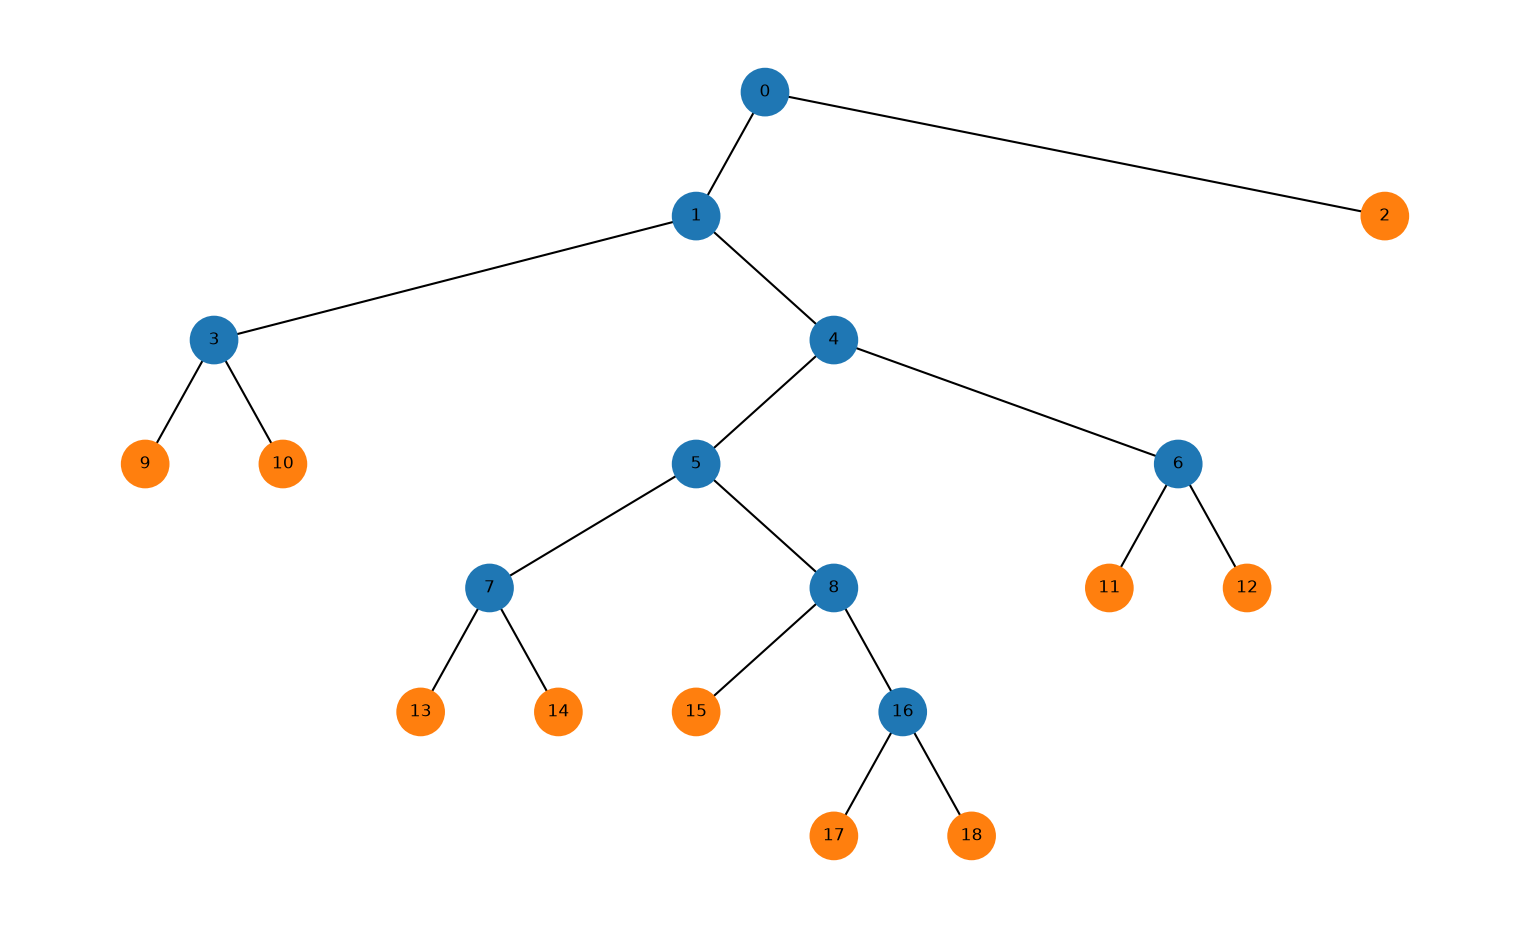

This figure's Python source:
import os
import random

import networkx as nx
import numpy as np
import matplotlib.pyplot as plt
from network_lab_tda.tda_analysis import harmonic_cycle


def build_bifurcating_tree(n_leaves: int, seed: int | None = None) -> nx.DiGraph:
    """Random bifurcating tree grown by repeatedly splitting a random leaf into two children."""
    rng = random.Random(seed)
    G = nx.DiGraph()
    G.add_node(0)
    leaves = [0]
    next_id = 1
    while len(leaves) < n_leaves:
        parent = rng.choice(leaves)
        leaves.remove(parent)
        child1, child2 = next_id, next_id + 1
        next_id += 2
        G.add_edge(parent, child1, length=1)
        G.add_edge(parent, child2, length=1)
        leaves.extend([child1, child2])
    return G


def _hierarchy_pos(G: nx.DiGraph, root):
    """x from in-order leaf position, y from depth below root."""
    pos = {}

    def leaf_count(n):
        children = list(G.successors(n))
        return 1 if not children else sum(leaf_count(c) for c in children)

    def assign(n, x_left, x_right, depth):
        pos[n] = ((x_left + x_right) / 2, -depth)
        children = list(G.successors(n))
        total = sum(leaf_count(c) for c in children)
        cursor = x_left
        for c in children:
            frac = leaf_count(c) / total
            assign(c, cursor, cursor + frac * (x_right - x_left), depth + 1)
            cursor += frac * (x_right - x_left)

    assign(root, 0, 1, 0)
    return pos


def distance_matrix(G: nx.DiGraph):
    """All-pairs distance, weighted by each edge's 'length' attribute."""
    undirected = G.to_undirected()
    nodes = sorted(undirected.nodes())
    index = {node: i for i, node in enumerate(nodes)}
    dist = np.zeros((len(nodes), len(nodes)))
    for u, lengths in nx.all_pairs_dijkstra_path_length(undirected, weight="length"):
        for v, d in lengths.items():
            dist[index[u], index[v]] = d
    return dist, nodes


def find_harmonic_cycles(dist_matrix, nodes, log_path="bifurcating_tree_cycles/rip.json"):
    os.makedirs(os.path.dirname(log_path), exist_ok=True)
    hc = harmonic_cycle(dist_matrix, cycle_dim=1, sim_log=True, log_path=log_path)
    hc.run_harmonics(threshold=float('inf'), save=True)
    cycles = hc.log["harmonic_cycles"]
    print(f"{len(cycles)} harmonic cycle(s) found")
    for i, cycle in enumerate(cycles):
        cycle_nodes = sorted({nodes[idx] for edge in cycle["edges"] for idx in edge["simplex"]})
        print(f"  cycle {i}: birth={cycle['birth']:.4f} death={cycle['death']} n_edges={len(cycle['edges'])} nodes={cycle_nodes}")
    return cycles


def plot_tree(G: nx.DiGraph, root=0, out_path: str = "bifurcating_tree.png"):
    pos = _hierarchy_pos(G, root)
    node_colors = ["tab:orange" if G.out_degree(n) == 0 else "tab:blue" for n in G.nodes]

    plt.figure(figsize=(10, 6))
    nx.draw(G, pos, with_labels=True, node_color=node_colors, node_size=500, font_size=8, arrows=False)
    plt.savefig(out_path, dpi=150, bbox_inches="tight")
    print(f"saved to {out_path}")


def sweep_pair_distance(dist_matrix, nodes, a, b, values):
    """Override dist[a,b]/dist[b,a] with each value in turn, run harmonic_cycle, report cycle count."""
    ia, ib = nodes.index(a), nodes.index(b)
    for v in values:
        m = dist_matrix.copy()
        m[ia, ib] = v
        m[ib, ia] = v
        hc = harmonic_cycle(m, cycle_dim=1, sim_log=False)
        hc.run_harmonics(threshold=float('inf'), save=False)
        cycles = hc.log["harmonic_cycles"]
        print(f"dist({a},{b})={v}: {len(cycles)} cycle(s)" + (f"  birth={cycles[0]['birth']:.4f}" if cycles else ""))


def sweep_two_pairs_by_amount(dist_matrix, nodes, pair1, pair2, amounts):
    """Subtract each amount from both pairs' baseline distances simultaneously, run harmonic_cycle, report."""
    (a, b), (c, d) = pair1, pair2
    ia, ib, ic, id_ = nodes.index(a), nodes.index(b), nodes.index(c), nodes.index(d)
    base1, base2 = dist_matrix[ia, ib], dist_matrix[ic, id_]
    for s in amounts:
        v1, v2 = base1 - s, base2 - s
        m = dist_matrix.copy()
        m[ia, ib] = m[ib, ia] = v1
        m[ic, id_] = m[id_, ic] = v2
        hc = harmonic_cycle(m, cycle_dim=1, sim_log=False)
        hc.run_harmonics(threshold=float('inf'), save=False)
        cycles = hc.log["harmonic_cycles"]
        details = "; ".join(f"birth={c['birth']:.4f} death={c['death']}" for c in cycles)
        print(f"shorten={s}  dist({a},{b})={v1}  dist({c},{d})={v2}: {len(cycles)} cycle(s)  {details}")


if __name__ == "__main__":
    G = build_bifurcating_tree(n_leaves=10, seed=42)
    plot_tree(G)
    dist, nodes = distance_matrix(G)
    print("nodes:", nodes)
    print(dist)
    find_harmonic_cycles(dist, nodes)

    print()
    print("sweeping dist(13, 18) down from 1.0:")
    sweep_pair_distance(dist, nodes, 13, 18, [0.9, 0.8, 0.7, 0.6, 0.5, 0.4, 0.3, 0.2, 0.1, 0.0])
